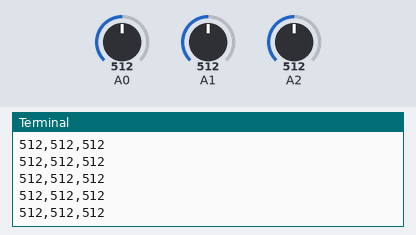
The program below on a simulated Raspberry Pi (BCM pin numbers) with a GrovePi. Shown: the last lines printed to the terminal. The inputs (shaded band) are chosen by the test bench; at power-on: A0 = 512, A1 = 512, A2 = 512 (analog values on the 0–1023 scale).

Above: at 1.2 s.
1.3 s: A0 set to 716
At 2.0 s:
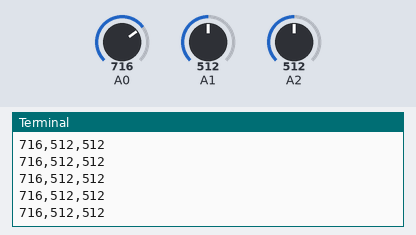
2.8 s: A1 set to 716
At 3.8 s:
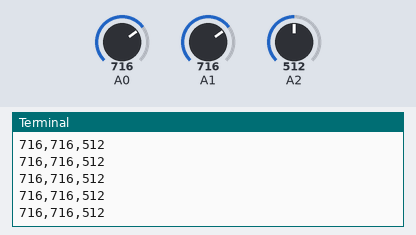
4.3 s: A2 set to 716
At 5.4 s:
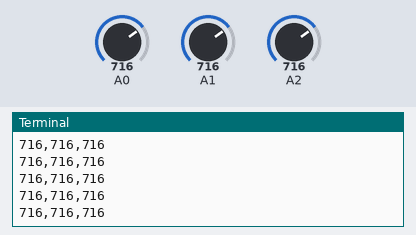
5.8 s: A0 set to 900
At 6.4 s:
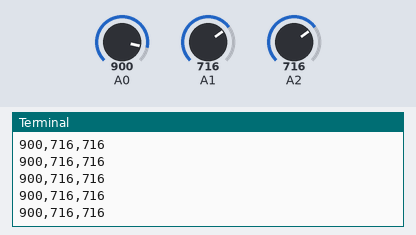
7.3 s: A1 set to 900
At 7.9 s:
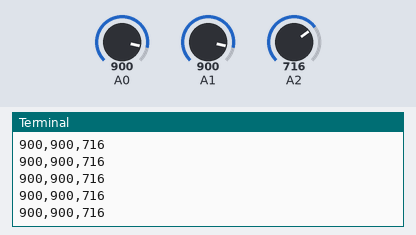
8.8 s: A2 set to 900
At 9.9 s:
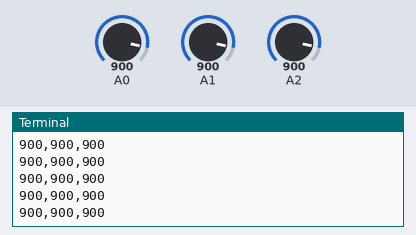
Timing chart, 0 to 10.5 s (numbered marks = the images above; inputs shaded):
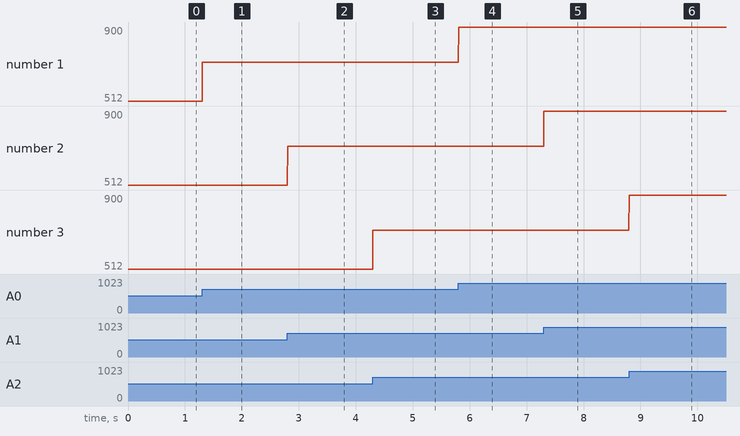

The program:

multi_analog_read.py
```python
#!/usr/bin/env python
#
# GrovePi test for using the multiple analog sensors
#
# The GrovePi connects the Raspberry Pi and Grove sensors.  You can learn more about GrovePi here:  http://www.dexterindustries.com/GrovePi
#
# Have a question about this example?  Ask on the forums here:  http://www.dexterindustries.com/forum/?forum=grovepi
#
'''
## License

The MIT License (MIT)

GrovePi for the Raspberry Pi: an open source platform for connecting Grove Sensors to the Raspberry Pi.
Copyright (C) 2017  Dexter Industries

Permission is hereby granted, free of charge, to any person obtaining a copy
of this software and associated documentation files (the "Software"), to deal
in the Software without restriction, including without limitation the rights
to use, copy, modify, merge, publish, distribute, sublicense, and/or sell
copies of the Software, and to permit persons to whom the Software is
furnished to do so, subject to the following conditions:

The above copyright notice and this permission notice shall be included in
all copies or substantial portions of the Software.

THE SOFTWARE IS PROVIDED "AS IS", WITHOUT WARRANTY OF ANY KIND, EXPRESS OR
IMPLIED, INCLUDING BUT NOT LIMITED TO THE WARRANTIES OF MERCHANTABILITY,
FITNESS FOR A PARTICULAR PURPOSE AND NONINFRINGEMENT. IN NO EVENT SHALL THE
AUTHORS OR COPYRIGHT HOLDERS BE LIABLE FOR ANY CLAIM, DAMAGES OR OTHER
LIABILITY, WHETHER IN AN ACTION OF CONTRACT, TORT OR OTHERWISE, ARISING FROM,
OUT OF OR IN CONNECTION WITH THE SOFTWARE OR THE USE OR OTHER DEALINGS IN
THE SOFTWARE.
'''

import time
import grovepi

#Sensor connected to A0,A1,A2 Port
sensor0 = 0
sensor1 = 1
sensor2 = 2

while True:
    try:
        sensor_value0 = grovepi.analogRead(sensor0)
        sensor_value1 = grovepi.analogRead(sensor1)
        sensor_value2 = grovepi.analogRead(sensor2)
        print ("%d,%d,%d" %(sensor_value0,sensor_value1,sensor_value2))
    except IOError:
        print ("Error")
```

Measured:
- after the input at 1.3 s, the terminal: prints a new line at once (image 1)
- after the input at 2.8 s, the terminal: prints a new line at once (image 2)
- after the input at 4.3 s, the terminal: prints a new line at once (image 3)
- after the input at 5.8 s, the terminal: prints a new line at once (image 4)
- after the input at 7.3 s, the terminal: prints a new line at once (image 5)
- after the input at 8.8 s, the terminal: prints a new line at once (image 6)
- plotted number 1: 512 → 716 after the input at 1.3 s, 716 → 900 after the input at 5.8 s
